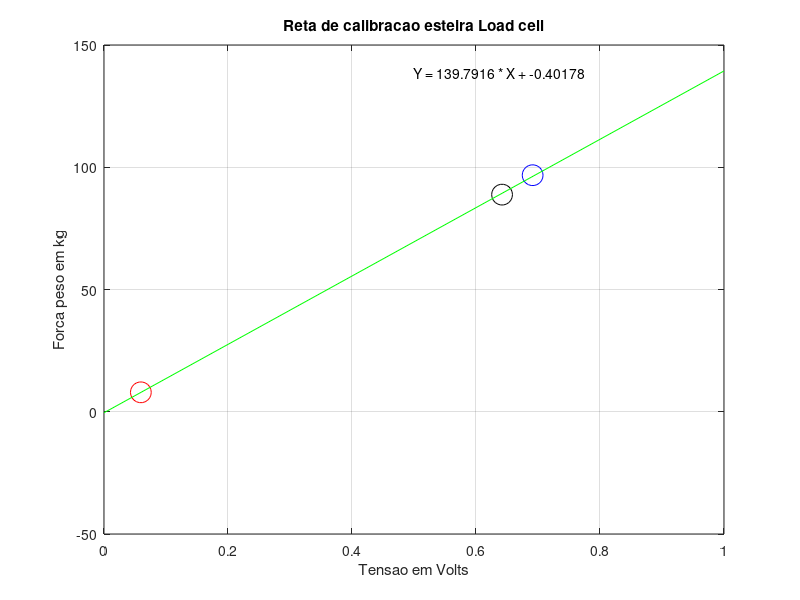

Here is the MATLAB script that generated this plot:
% Definindo as variaveis constantes
% esteira = ?
anilhas =  7.9500;
eu =  88.800;
eu_anilhas =  96.750;

% Carregando os dados de volts da coleta na esteira
esteiravolt = load('esteira.csv');
esteiravolt = -1 * esteiravolt(:,2:end);
m_esteiravolt = mean(esteiravolt);
ms_esteiravolt = sum(m_esteiravolt)


anilhasvolt = load('anilhas.csv');
anilhasvolt = (-1 * anilhasvolt(:,2:end)) - m_esteiravolt;
m_anilhasvolt = mean(anilhasvolt);
ms_anilhasvolt = sum(m_anilhasvolt)

euvolt = load('peso.csv');
euvolt = (-1 * euvolt(6000:end,2:end)) - m_esteiravolt;
m_euvolt = mean(euvolt);
ms_euvolt = sum(m_euvolt)


eu_e_anilhasvolt = load('pesoeanilhas.csv');
eu_e_anilhasvolt = (-1 * eu_e_anilhasvolt(6000:end,2:end)) - m_esteiravolt;
m_eu_e_anilhasvolt = mean(eu_e_anilhasvolt);
ms_eu_e_anilhasvolt = sum(m_eu_e_anilhasvolt)

% Fazendo os graficos para visualizacao da reta de regressao para calibracao
close all 
plot(ms_anilhasvolt, anilhas, 'ro', 'MarkerSize', 15)
hold on
grid on
title('Reta de calibracao esteira Load cell')
xlabel('Tensao em Volts')
ylabel('Forca peso em kg')
plot(ms_euvolt, eu, 'ko', 'MarkerSize', 15)
plot(ms_eu_e_anilhasvolt, eu_anilhas, 'bo', 'MarkerSize', 15)

%plot([ms_anilhasvolt, ms_eu_e_anilhasvolt], [anilhas, eu_anilhas], 'g-') % Fazendo uma linha do inicio para o fim


% Juntando as variaveis X e Y para realizar a regressao linear com a funcao polyfit.m
x = [ms_anilhasvolt, ms_euvolt, ms_eu_e_anilhasvolt];
y = [anilhas, eu, eu_anilhas];
p = polyfit (x, y, 1);

% Equacao da reta eh: Y = a * X + b
disp(' ')
a = p(1)
b = p(2)
disp(' ')
disp(['Y = ',num2str(a),' * X + ',num2str(b)])

y0 = a * 0 + b;
y1 = a * 1 + b;

plot([0, 1], [y0, y1], 'g-') 
text(0.5 , y1-0.5, ['Y = ',num2str(a),' * X + ',num2str(b)])

pesoesteira = a * ms_esteiravolt + b;
disp('')
disp(['O peso da esteira eh: ', num2str(pesoesteira),' kg'])


